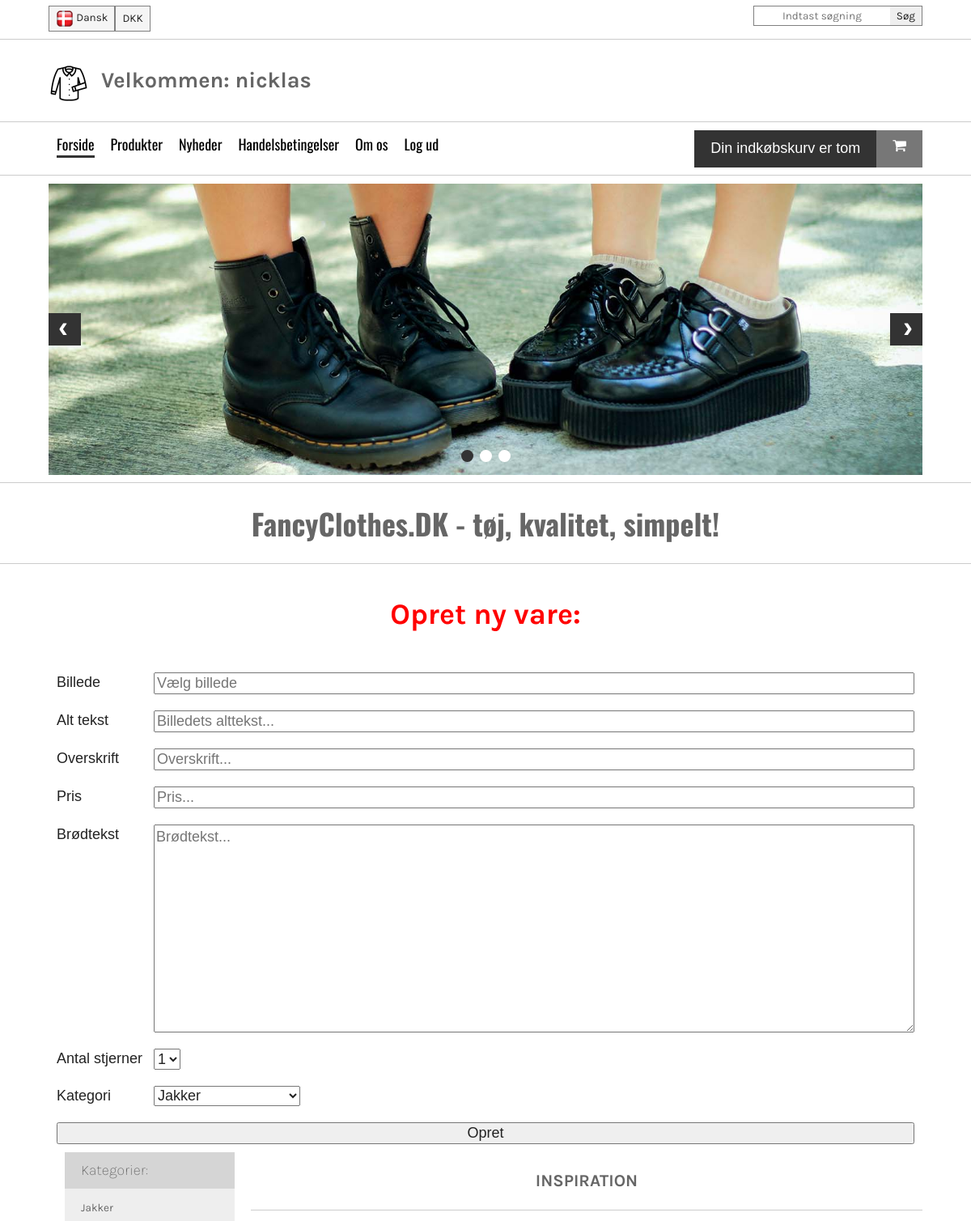
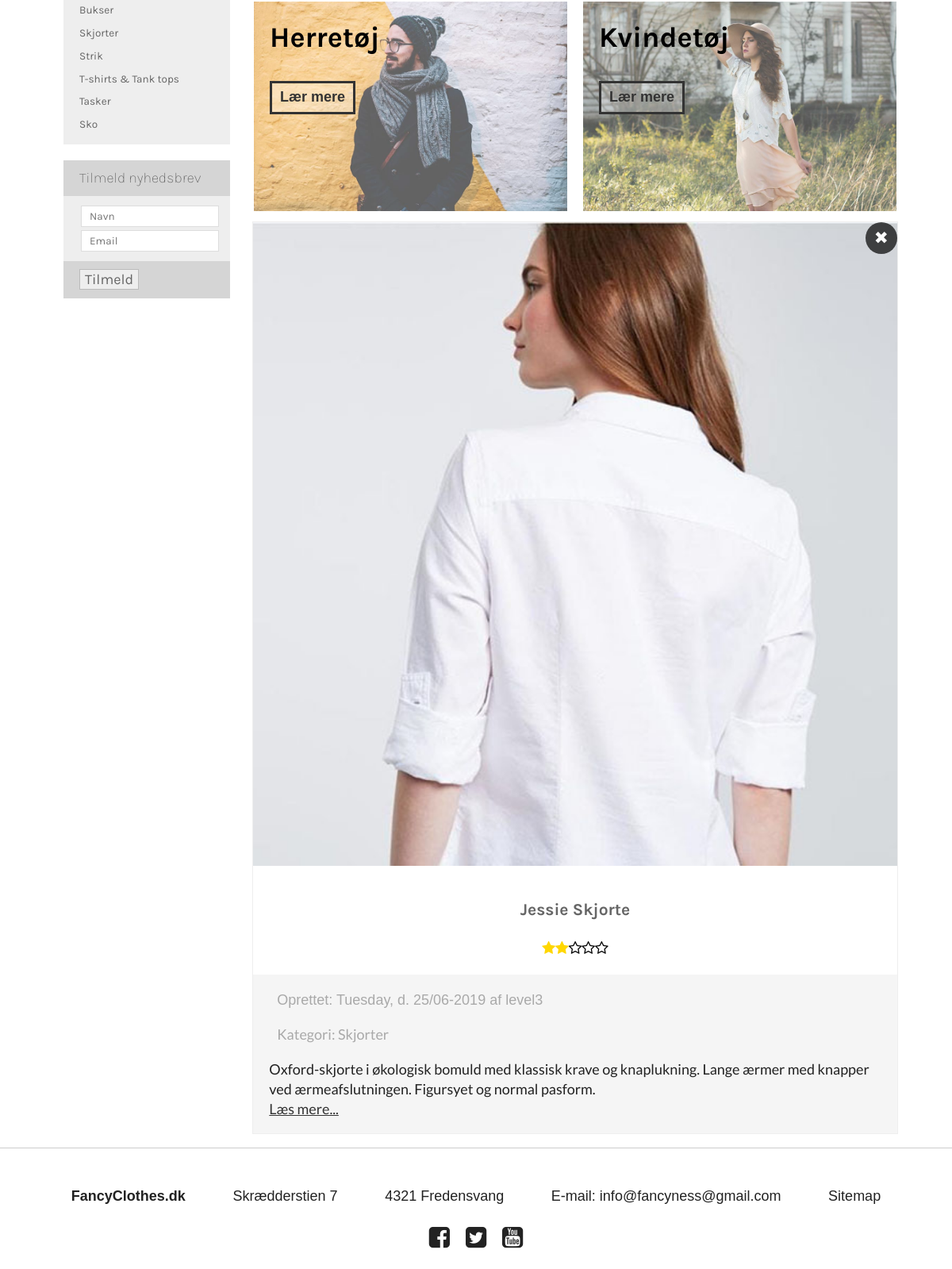
The app's page /index.php?categoryId=3 (signed in) with its own data (2 pictures, top to bottom).
### tables this page shows
CREATE TABLE `categories` (
  `categoryId` int(11) NOT NULL,
  `category` varchar(20) NOT NULL
);

CREATE TABLE `products` (
  `productId` int(3) NOT NULL,
  `title` varchar(50) NOT NULL,
  `imgUrl` varchar(50) NOT NULL,
  `imgAlt` varchar(50) NOT NULL,
  `date` int(10) NOT NULL,
  `text` varchar(750) NOT NULL,
  `userId` int(3) NOT NULL,
  `stars` int(1) NOT NULL,
  `categoryId` int(2) NOT NULL,
  `price` double(10,2) NOT NULL
);

CREATE TABLE `users` (
  `userId` int(3) NOT NULL,
  `dbUsername` varchar(30) NOT NULL,
  `dbEmail` varchar(255) NOT NULL,
  `dbPassword` varchar(255) NOT NULL,
  `accessLevel` int(1) NOT NULL DEFAULT '3'
);

### assets/getFormCategories.php (the view)
<?php
require_once "connect.php";
$statement = $dbh->prepare("SELECT * FROM categories");
$statement->execute();
while ($row = $statement->fetch(PDO::FETCH_ASSOC)) { ?>
    <option value="<?php echo $row['categoryId'] ?>"><?php echo $row['category'] ?></option>
<?php };

### assets/getCategoryLinks.php
<?php
require_once "connect.php";
$statement = $dbh->prepare("SELECT * FROM categories");
$statement->execute();
while ($row = $statement->fetch(PDO::FETCH_ASSOC)) { ?>
    <li><a href="index.php?categoryId=<?php echo $row['categoryId'] ?>"><?php echo $row['category'] ?></a></li>
<?php };

### assets/getArticles.php (shortened to what this page needs)
<?php
require_once "connect.php";
if (!isset($_GET["categoryId"])) {
    $statement = $dbh->prepare("SELECT * FROM products
    JOIN users ON products.userId = users.userId
    JOIN categories ON products.categoryId = categories.categoryId");
    $statement->execute();
} else {
    $statement = $dbh->prepare("SELECT * FROM products
    JOIN users ON products.userId = users.userId
    JOIN categories ON products.categoryId = categories.categoryId
    WHERE categories.categoryId = ?");
    $statement->bindParam(1, $_GET["categoryId"]);
    $statement->execute();
}
while ($row = $statement->fetch(PDO::FETCH_ASSOC)) { ?>
    <article>
        <img src="img/<?php echo $row['imgUrl'] ?>" alt="<?php echo $row['imgAlt'] ?>">
        <div class="info">
            <h3><?php echo $row['title'] ?></h3>
            <div class="stars">
                <?php for ($i = 1; $i <= 5; $i++) {
                    echo ($i <= $row['stars']) ? "<i class='fa fa-star' aria-hidden='true'></i>" : "<i class='fa fa-star-o' aria-hidden='true'></i>";
                } ?>
            </div>
        </div>
        <div class="description">
            <div class="published">
                Oprettet:
                <?php
                echo strftime("%A, d. %e/%m-%Y", $row['date']) . " af " . $row['dbUsername'] ?>
                <p>Kategori: <?php echo $row["category"] ?></p>
            </div>
            <p><?php echo $row['text'] ?>
                <a href="#">Læs mere...</a></p>
            <?php
            if (isset($_SESSION['accessLevel'])) {
                if ($_SESSION['accessLevel'] == 1 || ($_SESSION['accessLevel'] == 2 && $row['userId'] == $_SESSION['id'])) {
                    echo "<a class='deleteMe' title='DELETE' href='assets/deleteArticle.php?id=" . $row['productId'] . "&userId= " . "$row[userId]'>&#10006</a>";
                }
            } ?>
        </div>
    </article>
    <?php
}
?>

### css/main.css (style rules this page uses)
html { color: #222; font-size: 1em; line-height: 1.4; }
audio, canvas, iframe, img, svg, video { vertical-align: middle; }

### css/styles.css (style rules this page uses)
:root { font-size: 18px; }
main aside > div > div:nth-child(2) a { color: #666; text-decoration: none; }
main aside > div > div:nth-child(2) ul li, main aside > div > div:nth-child(2) ul input, main aside > div > div:nth-child(2) form li, main aside > div > div:nth-child(2) form input { padding: 5px 0; font-size: 0.75rem; }
main .products h3 { text-align: center; }
main .products .frontProducts article { -webkit-box-flex: 1; -ms-flex: 1 1 31%; flex: 1 1 31%; margin: 1%; -webkit-box-sizing: border-box; box-sizing: border-box; border: 1px solid #eee; display: -webkit-box; display: -ms-flexbox; display: flex; -webkit-box-orient: vertical; -webkit-box-direction: normal; -ms-flex-direction: column; flex-direction: column; position: relative; }
main .products .frontProducts article img { width: 100%; }
main .products .frontProducts article .info { text-align: center; padding: 20px; }
main .products .frontProducts article .info .stars .fa-star { color: gold; }
main .products .frontProducts article .info .stars .fa-star-o { color: black; }
main .products .frontProducts article .description { background: #f5f5f5; padding: 20px 20px 0 20px; }
main .products .frontProducts article .description .published { color: darkgray; margin: 0 10px; }
main .products .frontProducts article .description p { font-family: "Lato", sans-serif; }
main .products .frontProducts article .description p a { color: #333; display: block; }
main .products .frontProducts article .description a.deleteMe { position: absolute; top: 0px; right: 0px; width: 40px; height: 40px; text-align: center; line-height: 40px; font-size: 1.2rem; text-decoration: none; border-radius: 50%; background: rgba(0, 0, 0, 0.7); color: white; -webkit-transition: 0.1s all; transition: 0.1s all; }
h1, h2, h3, h4, h5, h6 { font-family: "Karla", sans-serif; color: #666; }
@media screen and (max-width: 1200px) { main .products .frontProducts article { -webkit-box-flex: 1; -ms-flex: 1 1 48%; flex: 1 1 48%; } }

### records on screen
categories: category "Jakker"
categories: category "Bukser"
categories: category "Skjorter"
categories: category "Strik"
categories: category "T-shirts & Tank tops"
categories: category "Tasker"
categories: category "Sko"
products: imgUrl (picture), title "Jessie Skjorte", stars 2 (drawn), date "Tuesday, d. 25/06-2019", userId.dbUsername "level3", categoryId.category "Skjorter", text "Oxford-skjorte i økologisk bomuld med klassisk krave og knaplukning. Lange ærmer med knapper ved ærmeafslutningen. Figursyet og normal pasform."

### other values on screen
$_SESSION['username'] "nicklas"
form field categoryId "Jakker"
